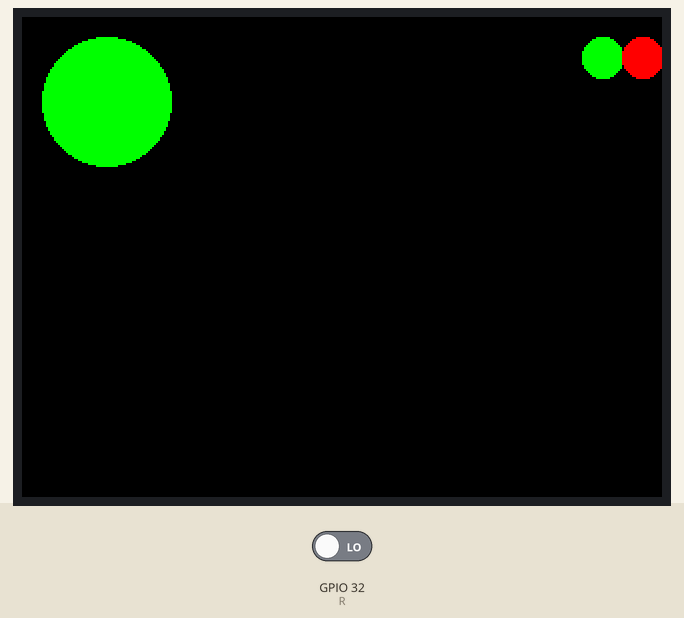
This sketch was run on a simulated ESP32. Parts: 320×240 colour display. The inputs (shaded band) are chosen by the test bench; at power-on: GPIO 32 (R) LOW. WiFi joins after 1.5 s; servers stay silent unless stated; no MQTT or app messages arrive unless stated; what the sketch prints to the serial monitor is not drawn.

Above: at 1.8 s.
At 2.8 s:
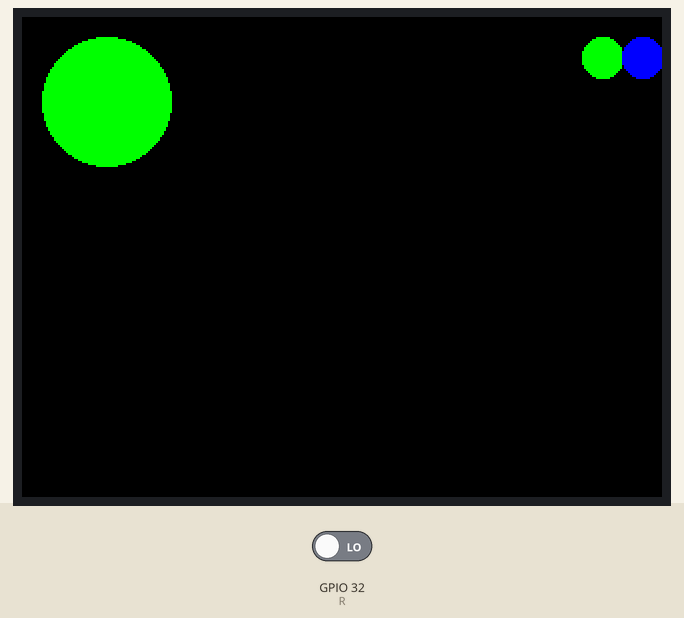
2.9 s: GPIO 32 (R) driven HIGH
At 5.0 s:
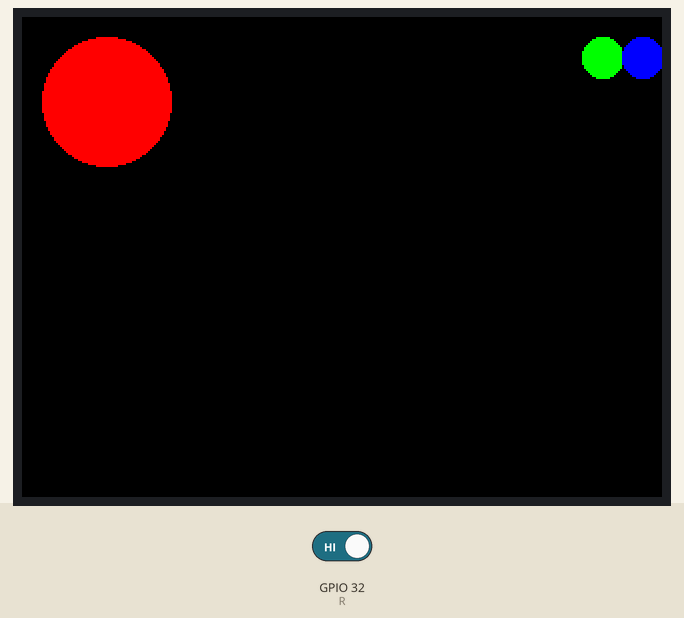
Timing chart, 0 to 6.5 s (numbered marks = the images above; inputs shaded):
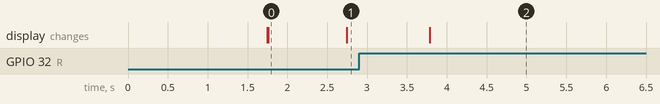

Measured:
- after the input at 2.9 s, the display: changes after 0.88 s (image 2)
- what the display in image 0 shows lasts 0.9 s, from 1.8 s to 2.7 s

The sketch:

detecteur.ino
```cpp
#include <M5Core2.h>
#include <WiFi.h>
#include <PubSubClient.h>

// Paramètres WiFi et MQTT
const char* ssid = "pepper_0"; // ID du réseau WiFi
const char* password = "pepper2020"; // Mot de passe du réseau WiFi
const char* mqtt_server = "192.168.1.113"; // Adresse IP du broker MQTT
const int mqtt_port = 1883; // Port utilisé par MQTT
const char* mqtt_user = "admineleve"; // Nom d'utilisateur du broker MQTT
const char* mqtt_password = "ieufdl"; // Mot de passe du broker MQTT
const char* mqtt_topic = "presence"; // Topic MQTT pour la détection de présence

// Déclaration du client WiFi et MQTT
WiFiClient espClient;
PubSubClient client(espClient);

// Zone de données commune pour le capteur de présence
volatile int DETECT = 0;

// Tâche du capteur de présence (radar)
void detecter_publier(void* pvParameters) {
    int R = 32; // broche du radar sur G32
    pinMode(R, INPUT); // Définir la broche en entrée

    while (1) { // Boucle infinie
        if (digitalRead(R)) { // Si quelque chose est détecté
            DETECT = 1;
            client.publish(mqtt_topic, "Presence detectee"); // Envoi du message au broker MQTT
            delay(3000); // Attente de 5 secondes avant la prochaine détection
        } else {
            DETECT = 0; // Aucune détection
            delay(200); // Attente de 200 ms avant de vérifier à nouveau
        }
    }
}

// Tâche de l'écran LCD
void affichage(void* pvParameters) {
    char mess[16];
    // Paramètres du cercle
    int R = M5.Lcd.width() / 10;
    int x = R + 10;
    int y = R + 10;
    M5.Lcd.clear();
    M5.Lcd.fillCircle(x, y, R, YELLOW);

    while (1) {
        M5.Axp.SetLed(1);
        delay(10);
        M5.Axp.SetLed(0);

        if (DETECT) {
            M5.Lcd.fillCircle(x, y, R, RED); // Si une détection est faite, afficher le cercle en rouge
        } else {
            M5.Lcd.fillCircle(x, y, R, GREEN); // Sinon, afficher le cercle en vert
        }
        delay(1000); // Attente de 1 seconde
    }
}

// Tâche pour gérer l'affichage de la connexion Wi-Fi et MQTT
void connexion_wifi(void* pvParameters) {
    while (1) {
        // Vérifier la connexion Wi-Fi
        if (WiFi.status() == WL_CONNECTED) {
            // Si la connexion Wi-Fi est réussie, afficher en vert
            M5.Lcd.fillCircle(290, 20, 10, GREEN);
        } else {
            // Sinon, afficher en rouge
            M5.Lcd.fillCircle(290, 20, 10, RED);
        }

        // Vérifier la connexion MQTT
        if (client.connected()) {
            // Si la connexion MQTT est réussie, afficher en bleu
            M5.Lcd.fillCircle(310, 20, 10, BLUE);
        } else {
            // Sinon, afficher en rouge
            M5.Lcd.fillCircle(310, 20, 10, RED);
        }

        delay(1000); // Attente de 1 seconde avant de vérifier à nouveau
    }
}

// Fonction de connexion WiFi
void setup_wifi() {
    delay(10);
    Serial.println();
    Serial.print("Connexion à ");
    Serial.println(ssid);
    WiFi.begin(ssid, password);
    while (WiFi.status() != WL_CONNECTED) {
        delay(500);
        Serial.print(".");
    }
    Serial.println("");
    Serial.println("WiFi connecté");
    Serial.println("Adresse IP: ");
    Serial.println(WiFi.localIP());
}

// Fonction de reconnexion MQTT
void reconnect() {
    while (!client.connected()) {
        Serial.print("Tentative de connexion MQTT...");
        if (client.connect("ArduinoClient", mqtt_user, mqtt_password)) {
            Serial.println("connecté");
        } else {
            Serial.print("échec, rc=");
            Serial.print(client.state());
            Serial.println(" réessayer dans 5 secondes");
            delay(5000);
        }
    }
}

void setup() {
    Serial.begin(115200);
    M5.begin();
    setup_wifi();
    client.setServer(mqtt_server, mqtt_port);
    xTaskCreatePinnedToCore(affichage, "Écran", 2048, NULL, 3, NULL, 0);
    xTaskCreatePinnedToCore(detecter_publier, "Radar", 4096, NULL, 3, NULL, 0); // Augmentation de la taille de la pile à 4096
    xTaskCreatePinnedToCore(connexion_wifi, "Connexion", 2048, NULL, 2, NULL, 0); // Ajout de la tâche de connexion
}

void loop() {
    if (!client.connected()) {
        reconnect();
    }
    client.loop();
    delay(5000); // Attente de 5 secondes entre chaque publication
}
```
